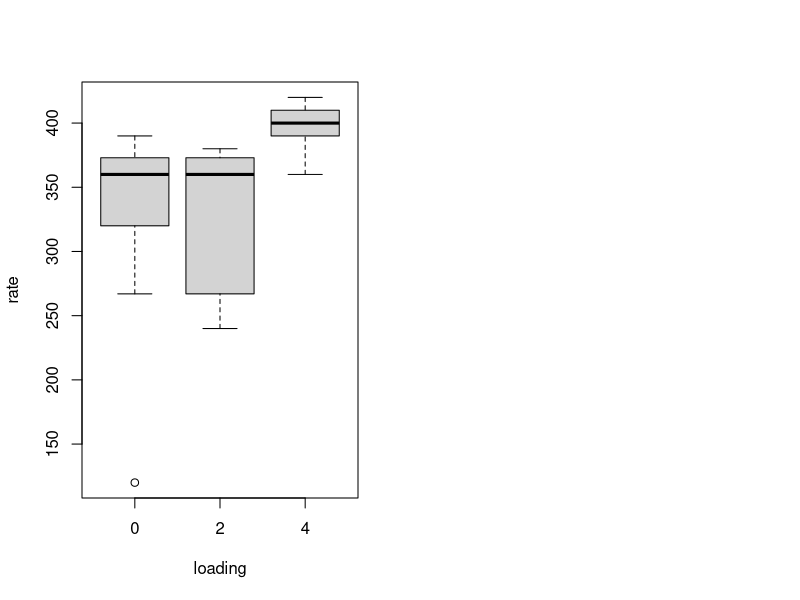

The R script that drew this image:
## ---- chunk 1
knitr::opts_chunk$set(echo = TRUE)
## ---- chunk 2
bubblewrap <- read.csv('bubblewrap.csv') 
## ---- chunk 3
# set factors
bubblewrap$line_speed <- as.factor(bubblewrap$line_speed)
bubblewrap$loading <- as.factor(bubblewrap$loading)
head(bubblewrap)
## ---- chunk 4
#Means
aov(rate ~ -1 + loading + line_speed, data = bubblewrap)$coef
## ---- chunk 5
par(mfrow = c(1,2))
boxplot(rate ~ loading, data = bubblewrap)



